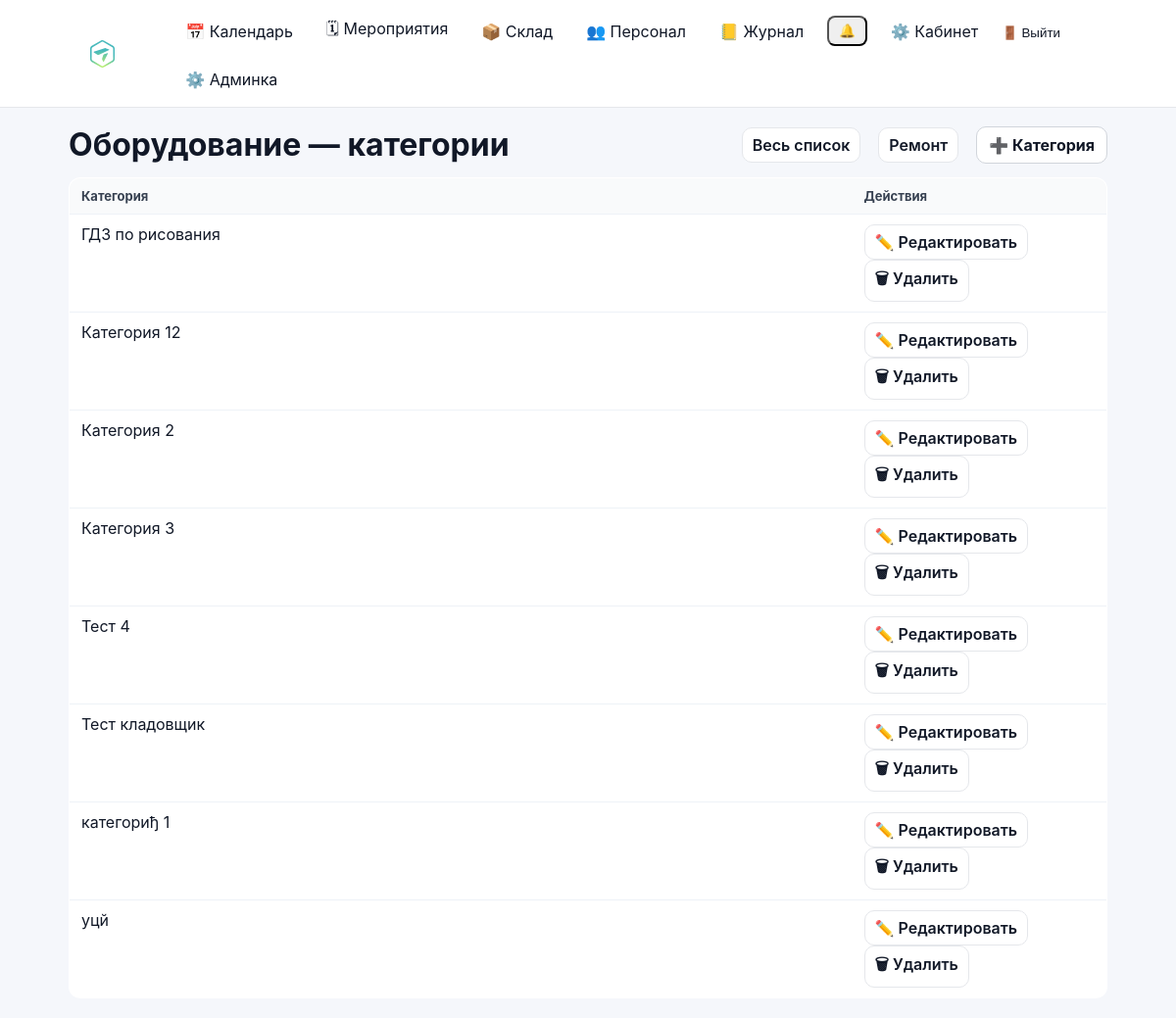
Before: /equipment/categories/ (signed in) with the older database file.
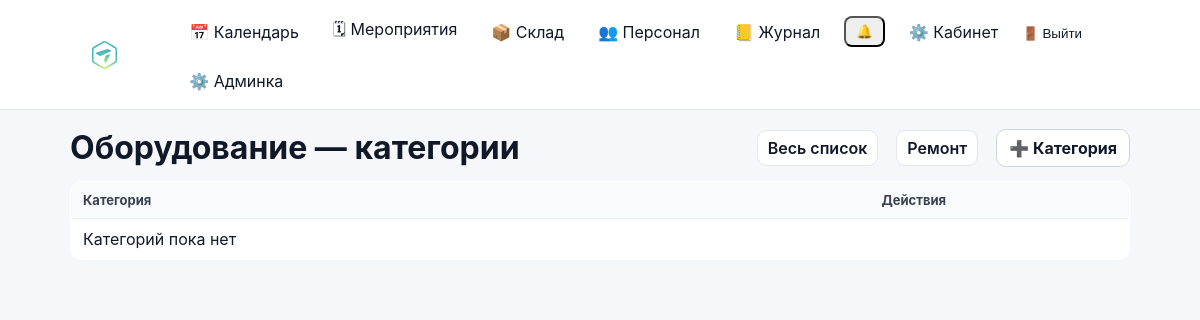
After: the same page with the newer database file.
### inventory/models.py (models this page shows, shortened)
class EquipmentCategory(models.Model):
    name = models.CharField(max_length=100, unique=True)

### inventory/views.py (the view)
# urls.py: path("equipment/categories/", views.equipment_list_categories_view, name="equipment_list_categories"),
@login_required
def equipment_list_categories_view(request):
    categories = EquipmentCategory.objects.order_by("name")
    return render(request, "inventory/equipment_list_categories.html", {
        "categories": categories,
        "can_manage": can_edit_inventory(request.user),
    })

### accounts/context_processors.py (called while the page is built)
def authz_flags(request):
    user = getattr(request, "user", None)
    return {
        "can_manage_staff": can_manage_staff(user),
        "can_edit_event_card": can_edit_event_card(user),
        "can_edit_event_equipment": can_edit_event_equipment(user),
        "can_edit_inventory": can_edit_inventory(user),
        "can_view_stock": can_view_stock(user),
    }

### accounts/permissions.py (called while the page is built)
def _ok(user) -> bool:
    return bool(user and user.is_authenticated)

def is_super(user) -> bool:
    return bool(_ok(user) and getattr(user, "is_superuser", False))

def can_manage_staff(user) -> bool:
    return is_super(user) or (_ok(user) and user.has_perm("accounts.manage_staff"))

def can_edit_inventory(user) -> bool:
    return is_super(user) or (_ok(user) and user.has_perm("inventory.manage_inventory"))

def can_view_stock(user) -> bool:
    return is_super(user) or (_ok(user) and (user.has_perm("inventory.manage_inventory") or user.has_perm("events.edit_event_card")))

def can_edit_event_card(user) -> bool:
    return is_super(user) or (_ok(user) and user.has_perm("events.edit_event_card"))

def can_edit_event_equipment(user) -> bool:
    return is_super(user) or (_ok(user) and user.has_perm("events.edit_event_equipment"))

### inventory/templates/inventory/equipment_list_categories.html
{% extends "base.html" %}
{% block content %}
<div class="toolbar">
  <h1 style="margin:0;">Оборудование — категории</h1>
  <div style="display:flex; gap:10px; align-items:center;">
    <a class="btn-secondary" href="{% url 'equipment_list_all' %}">Весь список</a>
    <a class="btn-secondary" href="{% url 'repair_list' %}">Ремонт</a>
    {% if can_manage %}
      <a class="btn" href="{% url 'category_add' %}">➕ Категория</a>
    {% endif %}
  </div>
</div>
<table class="list-table">
  <thead>
    <tr>
      <th>Категория</th>
      {% if can_manage %}
        <th style="width:260px;">Действия</th>
      {% endif %}
    </tr>
  </thead>
  <tbody>
    {% for c in categories %}
      <tr>
        <td>
          <a href="{% url 'equipment_category_detail' c.id %}">{{ c.name }}</a>
        </td>
        {% if can_manage %}
          <td>
            <a class="btn-secondary" href="{% url 'category_edit' c.id %}">✏️ Редактировать</a>
            <a class="btn-secondary" href="{% url 'category_delete' c.id %}">🗑 Удалить</a>
          </td>
        {% endif %}
      </tr>
    {% empty %}
      <tr><td colspan="2">Категорий пока нет</td></tr>
    {% endfor %}
  </tbody>
</table>
{% endblock %}

### backend/templates/base.html (shortened to what this page needs)
{% load static %}
<!doctype html>
<html lang="ru">
<head>
  <link rel="stylesheet" href="{% static 'css/base.css' %}">
  <link rel="stylesheet" href="{% static 'css/calendar.css' %}">
</head>
<body>
  <header class="topbar">
    <div class="container topbar-inner">
<a href="{% url 'calendar' %}" class="nav-logo">
    <img src="{% static 'images/VidiumLogo.svg' %}"
         alt="Vidium"
         class="logo-img">
</a>
      {% if user.is_authenticated %}
        <nav class="nav">
          <a class="nav-link" href="{% url 'calendar' %}">📅 Календарь</a>
          <a class="nav-link" href="{% url 'event_list' %}">🗓 Мероприятия</a>
          {% if can_view_stock %}
            <a class="nav-link" href="{% url 'stock_type_list' %}">📦 Склад</a>
          {% endif %}
          {% if can_manage_staff %}
            <a class="nav-link" href="{% url 'personnel' %}">👥 Персонал</a>
            <a class="nav-link" href="{% url 'audit_list' %}">📒 Журнал</a>
          {% endif %}
          <div class="notif-wrap">
            <button type="button" class="nav-link notif-bell" id="notifBell" aria-label="Уведомления">
              🔔
              <span class="notif-dot{% if notifications_unread_count|default:0 > 0 %} is-on{% endif %}" id="notifDot"></span>
            </button>
          </div>
          <a class="nav-link" href="{% url 'cabinet:dashboard' %}">⚙️ Кабинет</a>
          <form method="post" action="{% url 'logout' %}" style="display:inline;">
  <button type="submit" class="nav-link" style="background:none;border:none;padding:0;cursor:pointer;">
    🚪 Выйти
  </button>
</form>
          {% if user.is_superuser %}
            <a class="nav-link" href="/admin/">⚙️ Админка</a>
          {% endif %}
        </nav>
      {% endif %}
    </div>
  </header>
  <main class="container" style="padding-top: 18px;">
    {% block content %}{% endblock %}
  </main>
</body>
</html>

### static/css/base.css (style rules this page uses)
* { box-sizing: border-box; }
html, body { height: 100%; }
body { margin: 0; font-family: -apple-system, BlinkMacSystemFont, "Segoe UI", Roboto, Arial, sans-serif; background: #f5f7fb; color: #111827; }
a { color: inherit; text-decoration: none; }
.container { max-width: 1100px; margin: 0 auto; padding: 20px; }
.topbar { background: #ffffff; border-bottom: 1px solid #e5e7eb; }
.topbar-inner { max-width: 1100px; margin: 0 auto; padding: 12px 20px; display: flex; align-items: center; justify-content: space-between; gap: 20px; }
.nav-logo { display: inline-flex; align-items: center; margin-right: 20px; padding: 6px 8px; border-radius: 12px; line-height: 1; }
.logo-img { height: 56px; width: auto; display: block; }
.nav { display: flex; align-items: center; gap: 14px; flex-wrap: wrap; }
.nav-link { padding: 6px 10px; border-radius: 8px; color: #111827; text-decoration: none; display: inline-flex; align-items: center; gap: 6px; }
.btn { display: inline-flex; align-items: center; gap: 8px; padding: 8px 12px; border-radius: 10px; border: 1px solid #d1d5db; background: #ffffff; color: #111827; font-weight: 700; cursor: pointer; text-decoration: none; transition: transform 160ms ease, box-shadow 160ms ease, background 160ms ease, border-color 160ms ease; }
.btn-secondary { display: inline-flex; align-items: center; padding: 7px 10px; border-radius: 10px; border: 1px solid #e5e7eb; background: #ffffff; color: #111827; font-weight: 600; text-decoration: none; margin-right: 8px; transition: transform 160ms ease, box-shadow 160ms ease, background 160ms ease; }
.toolbar { display: flex; align-items: center; justify-content: space-between; gap: 12px; margin-bottom: 14px; }
.list-table { width: 100%; border-collapse: collapse; background: #ffffff; border: 1px solid #e5e7eb; border-radius: 12px; overflow: hidden; }
.list-table th, .list-table td { padding: 10px 12px; border-bottom: 1px solid #eef2f7; text-align: left; vertical-align: top; }
.list-table th { background: #f9fafb; font-size: 13px; color: #374151; }
.list-table tr:last-child td { border-bottom: 0; }
.notif-wrap { position: relative; display: inline-flex; align-items: center; }
.notif-bell { position: relative; }
.notif-dot { position:absolute; top:-2px; right:-6px; width:10px; height:10px; border-radius:999px; background: transparent; border: 2px solid transparent; }

Changed rows visible on the page:
removed EquipmentCategory: name "ГДЗ по рисования"
removed EquipmentCategory: name "Категория 12"
removed EquipmentCategory: name "Категория 2"
removed EquipmentCategory: name "Категория 3"
removed EquipmentCategory: name "Тест 4"
removed EquipmentCategory: name "Тест кладовщик"
removed EquipmentCategory: name "категориђ 1"
removed EquipmentCategory: name "уцй"
Other visible differences:
text now shown: "Категорий пока нет"
